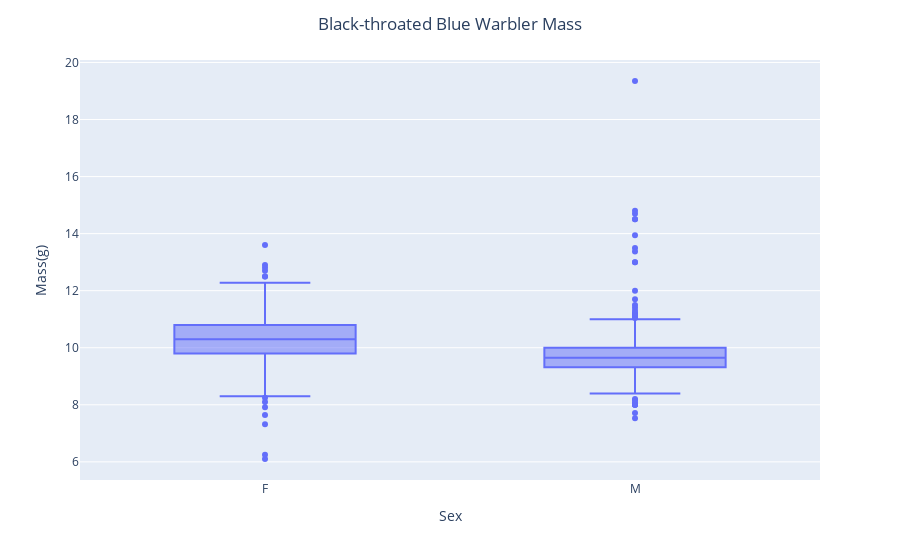

Here is the notebook cell this chart was saved with:
### Markdown cell above
## Boxplot

### Code cell
sub_warblers = warblers[warblers['BirdSex'].notna()]
new_df = sub_warblers.loc[sub_warblers['BirdSex'].isin(['M','F'])] #select observations with known sex
fig = px.box(new_df, y="Mass", x = 'BirdSex') #make a boxplot
fig.update_layout(title={"text": "Black-throated Blue Warbler Mass", "x": 0.5}, #update title and center
 yaxis_title="Mass (g)", xaxis_title = "Sex") #update x and y labels 
fig.show()

### Figure 1 — Plotly figure (JSON) as saved in the notebook; plotly's stock layout.template omitted (floating-point values rounded to 4 significant figures; data arrays with more than 128 entries replaced by an {"elided": "..."} marker saying what was removed)
{"data": [{"alignmentgroup": "True", "hovertemplate": "BirdSex=%{x}<br>Mass=%{y}<extra></extra>", "legendgroup": "", "marker": {"color": "#636efa"}, "name": "", "notched": false, "offsetgroup": "", "orientation": "v", "showlegend": false, "type": "box", "x": {"elided": "5043 str values"}, "x0": " ", "xaxis": "x", "y": {"elided": "5043 float values"}, "y0": " ", "yaxis": "y"}], "layout": {"boxmode": "group", "legend": {"tracegroupgap": 0}, "margin": {"t": 60}, "title": {"text": "Black-throated Blue Warbler Mass", "x": 0.5}, "xaxis": {"anchor": "y", "domain": [0, 1], "title": {"text": "Sex"}}, "yaxis": {"anchor": "x", "domain": [0, 1], "title": {"text": "Mass(g)"}}}}
